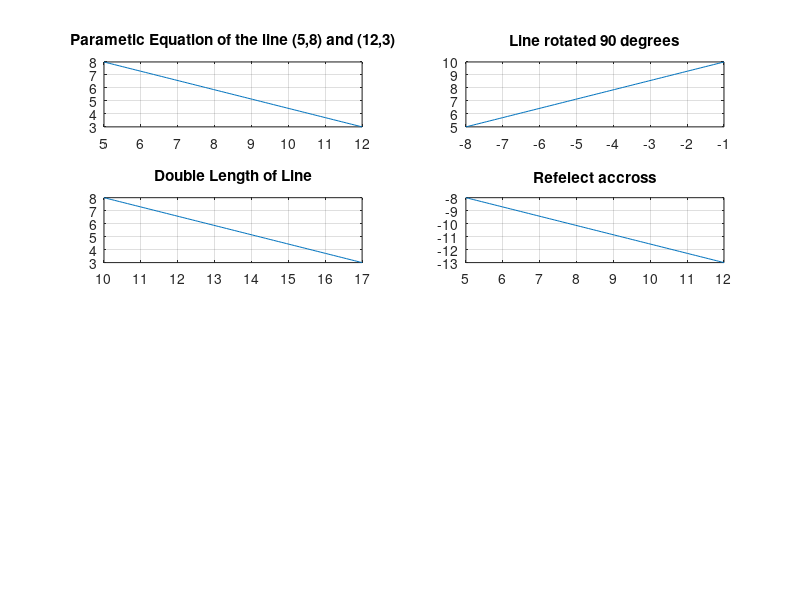

Recreate this plot in MATLAB.
% Author: Andrea Murphy
% Date: March 10, 2019
% DESC: Parametric equation of the line (5,8) to (12,3)

figure;

N = 100;
t = linspace(0,1,N);
x= 5+(7*t);
y= 8-(5*t);
subplot(4, 2, 1);
plot(x,y)
grid on
title('Parametic Equation of the line (5,8) and (12,3)')

N = 100;
t = linspace(0,1,N);
x=-8+(7*t);
y=5+(5*t);
subplot(4, 2, 2);
plot(x,y)
grid on
title('Line rotated 90 degrees')

N = 100;
t = linspace(0,1,N);
x=10+(7*t);
y=8-(5*t);
subplot(4, 2, 3);
plot(x,y)
grid on
title('Double Length of Line')

N = 100;
t = linspace(0,1,N);
x=5+(7*t);
y=-8-(5*t);
subplot(4, 2, 4);
plot(x,y)
grid on
title('Refelect accross')

